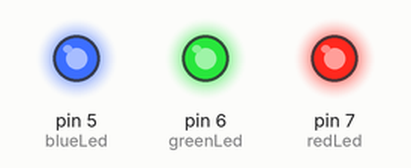
This sketch was run on a simulated Arduino Uno, built with avr-gcc and run on an emulated ATmega328P. On the bench: output pins drawn as LEDs (lit = HIGH). What the sketch prints to the serial monitor is not drawn.

Above: at 0.1 s.
At 1.1 s:
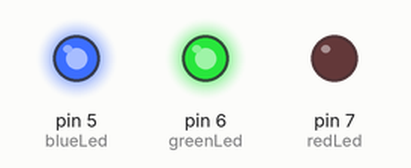
Timing chart, 0 to 2.6 s (numbered marks = the images above):
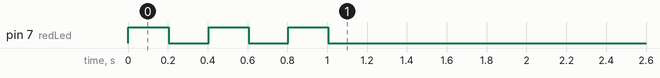

The sketch:

DeleteLostTag.ino
```cpp
// (licence header left out)
byte deleteCard[4] ={0x12,0x34,0x56,0x78};  // Enter your lost card's UID Here

#include <EEPROM.h>  // We are going to read and write PICC's UIDs from/to EEPROM

#define COMMON_ANODE

#ifdef COMMON_ANODE
#define LED_ON LOW
#define LED_OFF HIGH
#else
#define LED_ON HIGH
#define LED_OFF LOW
#endif

#define redLed 7
#define greenLed 6
#define blueLed 5

boolean match = false; // initialize card match to false
byte storedCard[4];   // Stores an ID read from EEPROM

void setup() {
  //Arduino Pin Configuration
  pinMode(redLed, OUTPUT);
  pinMode(greenLed, OUTPUT);
  pinMode(blueLed, OUTPUT);
  digitalWrite(redLed, LED_OFF); // Make sure led is off
  digitalWrite(greenLed, LED_OFF); // Make sure led is off
  digitalWrite(blueLed, LED_OFF); // Make sure led is off

  //Protocol Configuration
  Serial.begin(9600);	 // Initialize serial communications with PC

  int count = EEPROM.read(0); // Read the first Byte of EEPROM that
  Serial.print("I have ");    // stores the number of ID's in EEPROM
  Serial.print(count);
  Serial.print(" record(s) on EEPROM");
  Serial.println("");

  Serial.println("UID to Delete");
  for (int i = 0; i < 4; i++) {  //
    Serial.print(deleteCard[i], HEX);
  }
  Serial.println("");

  deleteID(deleteCard); //Try to delete
  /*
  This will find the given UID (deleteCard) from EEPROM
  and delete it and Shift remaining records to 4 byte earlier.
  Blue Led will flash on success, Red Led will flash on fail.
  */
}

void loop() {
  //Nothing to do in loop
}


//////////////////////////////////////// Read an ID from EEPROM //////////////////////////////
void readID( int number ) {
  int start = (number * 4 ) + 2; // Figure out starting position
  for ( int i = 0; i < 4; i++ ) { // Loop 4 times to get the 4 Bytes
    storedCard[i] = EEPROM.read(start+i); // Assign values read from EEPROM to array
  }
}

///////////////////////////////////////// Remove ID from EEPROM   ///////////////////////////////////
void deleteID( byte a[] ) {
  if ( !findID( a ) ) { // Before we delete from the EEPROM, check to see if we have this card!
    failedWrite(); // If not
  }
  else {
    int num = EEPROM.read(0); // Get the numer of used spaces, position 0 stores the number of ID cards
    int slot; // Figure out the slot number of the card
    int start;// = ( num * 4 ) + 6; // Figure out where the next slot starts
    int looping; // The number of times the loop repeats
    int j;
    int count = EEPROM.read(0); // Read the first Byte of EEPROM that stores number of cards
    slot = findIDSLOT( a ); //Figure out the slot number of the card to delete
    start = (slot * 4) + 2;
    looping = ((num - slot) * 4);
    num--; // Decrement the counter by one
    EEPROM.write( 0, num ); // Write the new count to the counter
    for ( j = 0; j < looping; j++ ) { // Loop the card shift times
      EEPROM.write( start+j, EEPROM.read(start+4+j)); // Shift the array values to 4 places earlier in the EEPROM
    }
    for ( int k = 0; k < 4; k++ ) { //Shifting loop
      EEPROM.write( start+j+k, 0);
    }
    successDelete();
  }
}

///////////////////////////////////////// Check Bytes   ///////////////////////////////////
boolean checkTwo ( byte a[], byte b[] ) {
  if ( a[0] != NULL ) // Make sure there is something in the array first
    match = true; // Assume they match at first
  for ( int k = 0; k < 4; k++ ) { // Loop 4 times
    if ( a[k] != b[k] ) // IF a != b then set match = false, one fails, all fail
      match = false;
  }
  if ( match ) { // Check to see if if match is still true
    return true; // Return true
  }
  else  {
    return false; // Return false
  }
}

///////////////////////////////////////// Find Slot   ///////////////////////////////////
int findIDSLOT( byte find[] ) {
  int count = EEPROM.read(0); // Read the first Byte of EEPROM that
  for ( int i = 1; i <= count; i++ ) { // Loop once for each EEPROM entry
    readID(i); // Read an ID from EEPROM, it is stored in storedCard[4]
    if( checkTwo( find, storedCard ) ) { // Check to see if the storedCard read from EEPROM
      // is the same as the find[] ID card passed
      return i; // The slot number of the card
      break; // Stop looking we found it
    }
  }
}

///////////////////////////////////////// Find ID From EEPROM   ///////////////////////////////////
boolean findID( byte find[] ) {
  int count = EEPROM.read(0); // Read the first Byte of EEPROM that
  for ( int i = 1; i <= count; i++ ) {  // Loop once for each EEPROM entry
    readID(i); // Read an ID from EEPROM, it is stored in storedCard[4]
    if( checkTwo( find, storedCard ) ) {  // Check to see if the storedCard read from EEPROM
      return true;
      break; // Stop looking we found it
    }
    else {  // If not, return false
    }
  }
  return false;
}

///////////////////////////////////////// Write Failed to EEPROM   ///////////////////////////////////
// Flashes the red LED 3 times to indicate a failed write to EEPROM
void failedWrite() {
  digitalWrite(blueLed, LED_OFF); // Make sure blue LED is off
  digitalWrite(redLed, LED_OFF); // Make sure red LED is off
  digitalWrite(greenLed, LED_OFF); // Make sure green LED is off
  delay(200);
  digitalWrite(redLed, LED_ON); // Make sure red LED is on
  delay(200);
  digitalWrite(redLed, LED_OFF); // Make sure red LED is off
  delay(200);
  digitalWrite(redLed, LED_ON); // Make sure red LED is on
  delay(200);
  digitalWrite(redLed, LED_OFF); // Make sure red LED is off
  delay(200);
  digitalWrite(redLed, LED_ON); // Make sure red LED is on
  delay(200);
  Serial.println("Failed! There is something wrong with ID or bad EEPROM");
}

///////////////////////////////////////// Success Remove UID From EEPROM  ///////////////////////////////////
// Flashes the blue LED 3 times to indicate a success delete to EEPROM
void successDelete() {
  digitalWrite(blueLed, LED_OFF); // Make sure blue LED is off
  digitalWrite(redLed, LED_OFF); // Make sure red LED is off
  digitalWrite(greenLed, LED_OFF); // Make sure green LED is off
  delay(200);
  digitalWrite(blueLed, LED_ON); // Make sure blue LED is on
  delay(200);
  digitalWrite(blueLed, LED_OFF); // Make sure blue LED is off
  delay(200);
  digitalWrite(blueLed, LED_ON); // Make sure blue LED is on
  delay(200);
  digitalWrite(blueLed, LED_OFF); // Make sure blue LED is off
  delay(200);
  digitalWrite(blueLed, LED_ON); // Make sure blue LED is on
  delay(200);
  Serial.println("Succesfully removed ID record from EEPROM");
}
```
